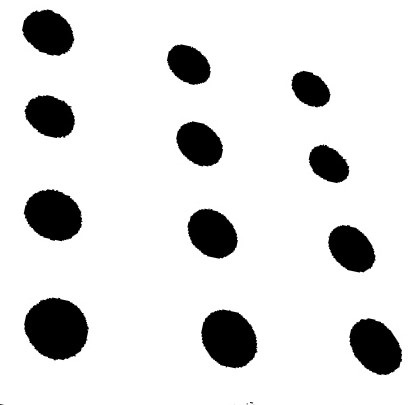
#> input picture Calibration/thermal_threshold100.jpg, 410 x 405 px, given in place of thermal_threshold100.png, which was not available
$ python hough_circles.py
#> lines starting #> are read from the running program, lines starting #| are printed output that depends on the picture; after the words box and inside, x2 and y2 are one past the last pixel; in counts of white or black regions, pixels touching at a corner belong together; pictures that were not available may be replaced by others from this repository, and a replacement may not be noted
import cv2

#img_gray = cv2.imread('./Calibration/demo/cold_rgb_38.png', cv2.IMREAD_GRAYSCALE)
img_gray = cv2.imread('./Calibration/thermal_threshold100.png', cv2.IMREAD_GRAYSCALE)
#> img_gray is the input picture: shape (405, 410); min 0, max 255, mean 221.8
print(type(img_gray))
#| <class 'numpy.ndarray'>
img = cv2.imread('./Calibration/thermal_threshold100.png')
#img = cv2.imread('./Calibration/demo/cold_rgb_.png')
circles = cv2.HoughCircles(img_gray, cv2.HOUGH_GRADIENT, dp=2.5, minDist=10, param1=90, param2=40, minRadius=10, maxRadius=60)
#> circles = 30 rows, first 8: [51.25, 218.8, 30], [56.25, 326.2, 30.25], [346.2, 243.8, 19], [43.75, 28.75, 20.5], [368.8, 338.8, 20.5], [386.2, 338.8, 36.25], [196.2, 141.2, 20], [208.8, 231.2, 22]

cv2.imshow("img_gray", img_gray)
for circle in circles[0]:
    x = int(circle[0])
    y = int(circle[1])
    r = int(circle[2])
    cv2.circle(img, center=(x, y), radius=r, color=(0, 0, 0), thickness=5, lineType=cv2.LINE_4, shift=0)
#> this loop made 30 passes
#> (circle, x, y, r) on passes 1 to 12: ([51.25, 218.8, 30], 51, 218, 30), ([56.25, 326.2, 30.25], 56, 326, 30), ([346.2, 243.8, 19], 346, 243, 19), ([43.75, 28.75, 20.5], 43, 28, 20), ([368.8, 338.8, 20.5], 368, 338, 20), ([386.2, 338.8, 36.25], 386, 338, 36), ([196.2, 141.2, 20], 196, 141, 20), ([208.8, 231.2, 22], 208, 231, 22), ([368.8, 353.8, 31.75], 368, 353, 31), ([56.25, 18.75, 35.75], 56, 18, 35), ([226.2, 341.2, 29], 226, 341, 29), ([203.8, 148.8, 18], 203, 148, 18)
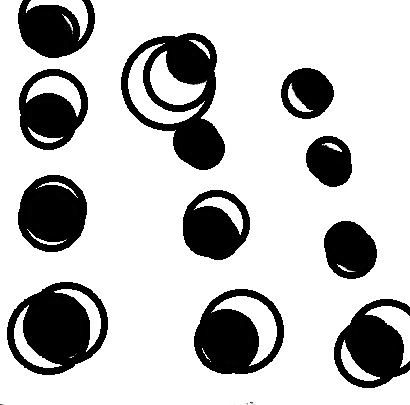
#> img: shape (405, 410, 3); 13.73% of pixels changed, all inside (x1, y1, x2, y2) = (7, 0, 410, 388)

cv2.imshow("Circle", img)
cv2.waitKey(100000)
print(circles)
#> (printed output is left out)

$ run again, with Calibration/thermal_threshold107.jpg copied over Calibration/thermal_threshold100.jpg
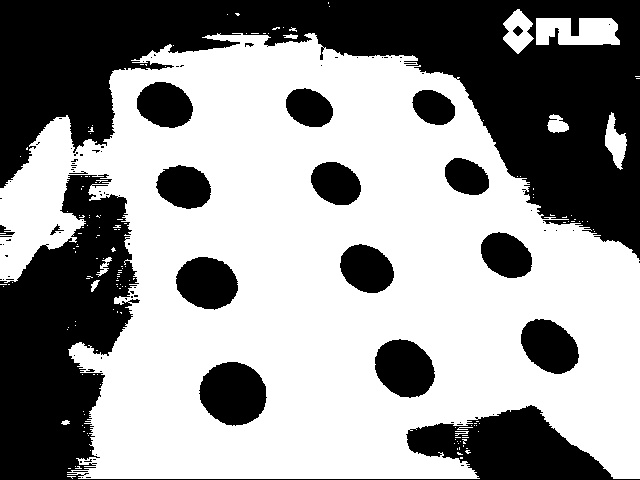
#> input picture Calibration/thermal_threshold107.jpg, 640 x 480 px, given in place of thermal_threshold100.png, which was not available
#> img_gray is the input picture: shape (480, 640); min 0, max 255, mean 150.2
#| <class 'numpy.ndarray'>
#> circles = 178 rows, first 8: [76.25, 293.8, 58.5], [133.8, 243.8, 55.75], [43.75, 198.8, 47.5], [578.8, 171.2, 55.75], [91.25, 251.2, 36.5], [81.25, 276.2, 53], [51.25, 258.8, 50.25], [83.75, 266.2, 50.25]
#> the loop `for circle in circles[0]:` made 178 passes
#> (circle, x, y, r) on passes 1 to 3: ([76.25, 293.8, 58.5], 76, 293, 58), ([133.8, 243.8, 55.75], 133, 243, 55), ([43.75, 198.8, 47.5], 43, 198, 47)
#> after the loop `for circle in circles[0]:`:
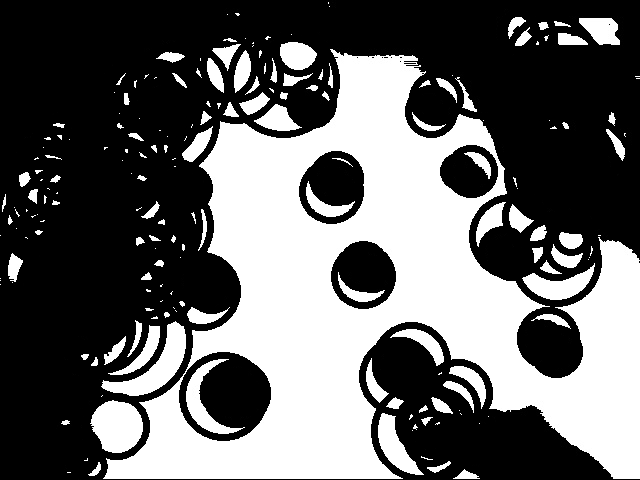
#> img: shape (480, 640, 3); min 0, max 255, mean 100.4
#> (printed output is left out)

$ run again, with Calibration/thermal_threshold99.jpg copied over Calibration/thermal_threshold100.jpg
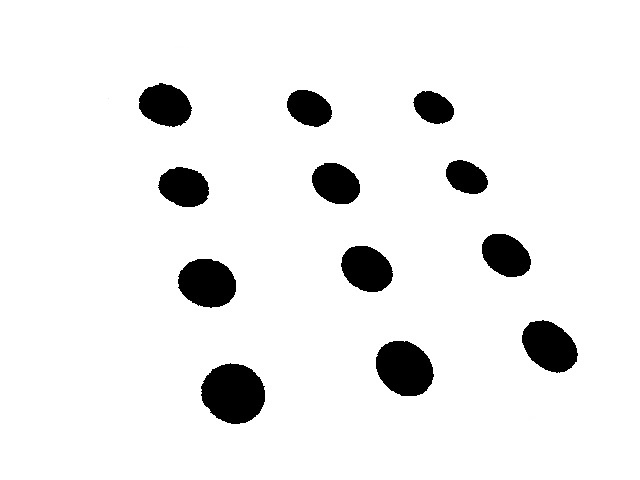
#> input picture Calibration/thermal_threshold99.jpg, 640 x 480 px, given in place of thermal_threshold100.png, which was not available
#> img_gray is the input picture: shape (480, 640); min 0, max 255, mean 237.4
#| <class 'numpy.ndarray'>
#> circles = 25 rows, first 8: [233.8, 391.2, 32.75], [371.2, 271.2, 20.75], [403.8, 363.8, 28.25], [208.8, 286.2, 26.25], [501.2, 261.2, 28], [361.2, 266.2, 20.5], [333.8, 186.2, 25], [186.2, 178.8, 28.5]
#> the loop `for circle in circles[0]:` made 25 passes
#> (circle, x, y, r) on passes 1 to 8: ([233.8, 391.2, 32.75], 233, 391, 32), ([371.2, 271.2, 20.75], 371, 271, 20), ([403.8, 363.8, 28.25], 403, 363, 28), ([208.8, 286.2, 26.25], 208, 286, 26), ([501.2, 261.2, 28], 501, 261, 28), ([361.2, 266.2, 20.5], 361, 266, 20), ([333.8, 186.2, 25], 333, 186, 25), ([186.2, 178.8, 28.5], 186, 178, 28)
#> after the loop `for circle in circles[0]:`:
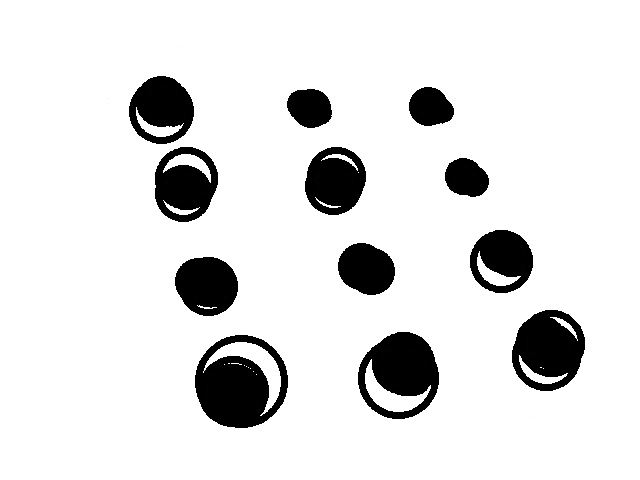
#> img: shape (480, 640, 3); 5.25% of pixels changed, all inside (x1, y1, x2, y2) = (129, 76, 585, 428)
#> (printed output is left out)
